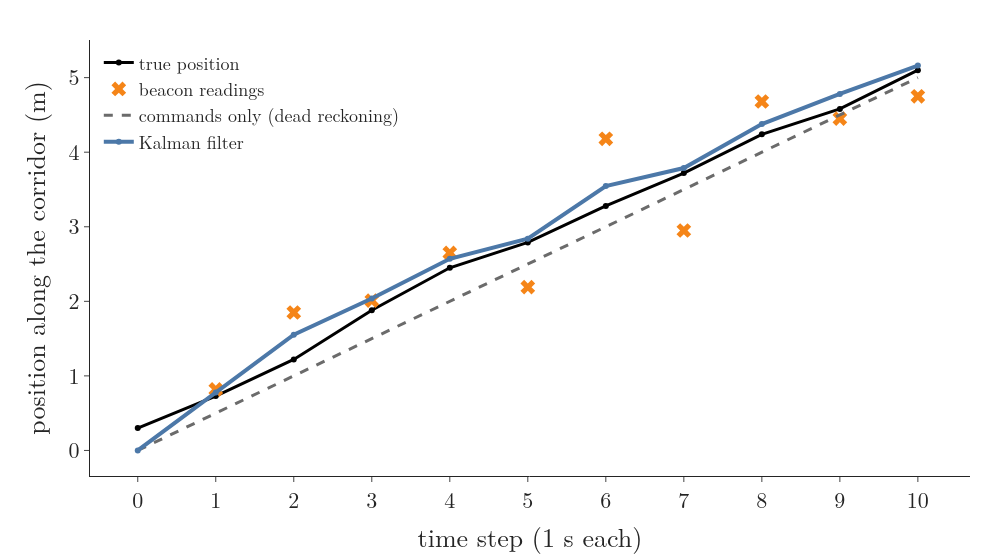

Here is the Python script that generated this plot:
"""Two noisy sources and their blend: the true path of the robot over ten steps, the beacon readings (jumpy, sd
0.4 m), dead reckoning from the commands alone (smooth but off and drifting), and the Kalman filter estimate.
Run: python problem.py -> problem.png"""
from pathlib import Path

import numpy as np
import plotly.graph_objects as go
from gifkit import BLUE, FONT, GREY, ORANGE, RED
from kfsim import U, X0, X_TRUE, Z, kf1d

here = Path(__file__).parent
t = np.arange(11)
odo = X0 + U * t
est = [X0] + [r["x"] for r in kf1d()]
fig = go.Figure()
fig.add_trace(go.Scatter(x=t, y=X_TRUE, mode="lines+markers", line=dict(color="black", width=3), name="true position"))
fig.add_trace(go.Scatter(x=t[1:], y=Z, mode="markers", marker=dict(color=ORANGE, size=13, symbol="x"),
                         name="beacon readings"))
fig.add_trace(go.Scatter(x=t, y=odo, mode="lines", line=dict(color=GREY, width=3, dash="dash"),
                         name="commands only (dead reckoning)"))
fig.add_trace(go.Scatter(x=t, y=est, mode="lines+markers", line=dict(color=BLUE, width=4), name="Kalman filter"))
fig.update_layout(template="simple_white", font=FONT, width=1000, height=560, margin=dict(l=90, r=30, t=40, b=70),
                  legend=dict(x=0.01, y=0.99, font=dict(size=18)),
                  xaxis=dict(title="time step (1 s each)", dtick=1), yaxis=dict(title="position along the corridor (m)"))
fig.write_image(here / "problem.png")
